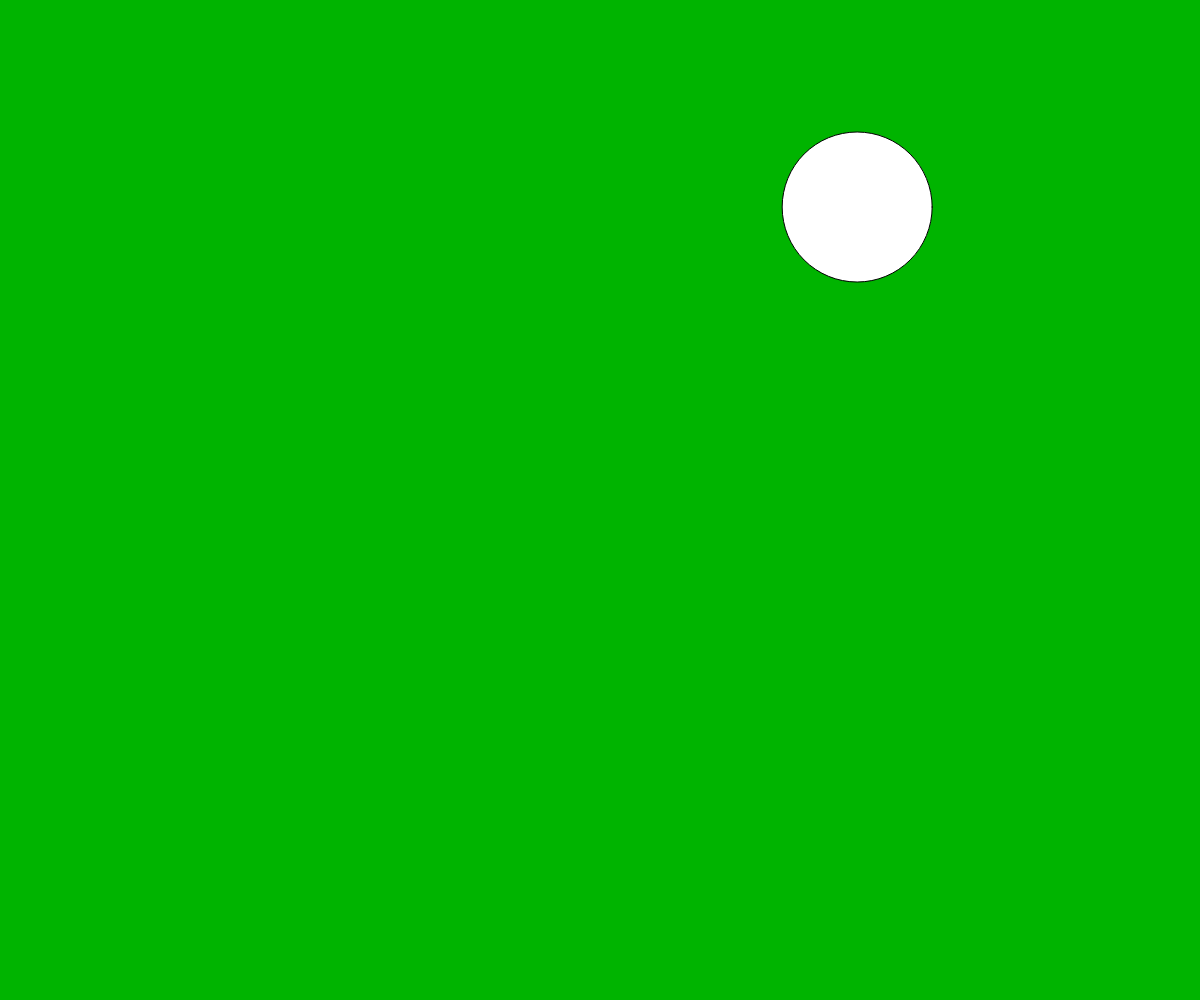
Frame 1 (no input)
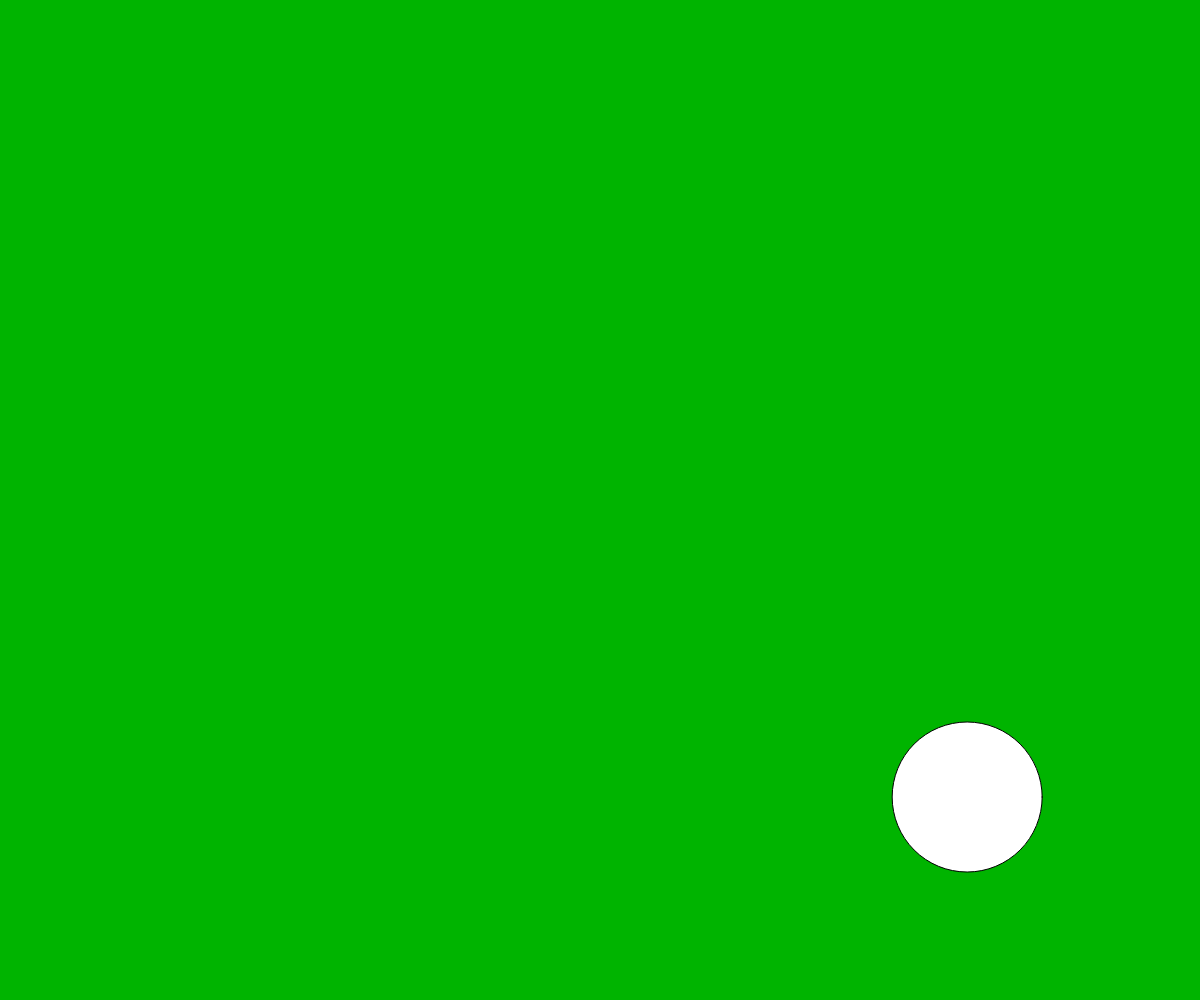
Frame 60 (no input)
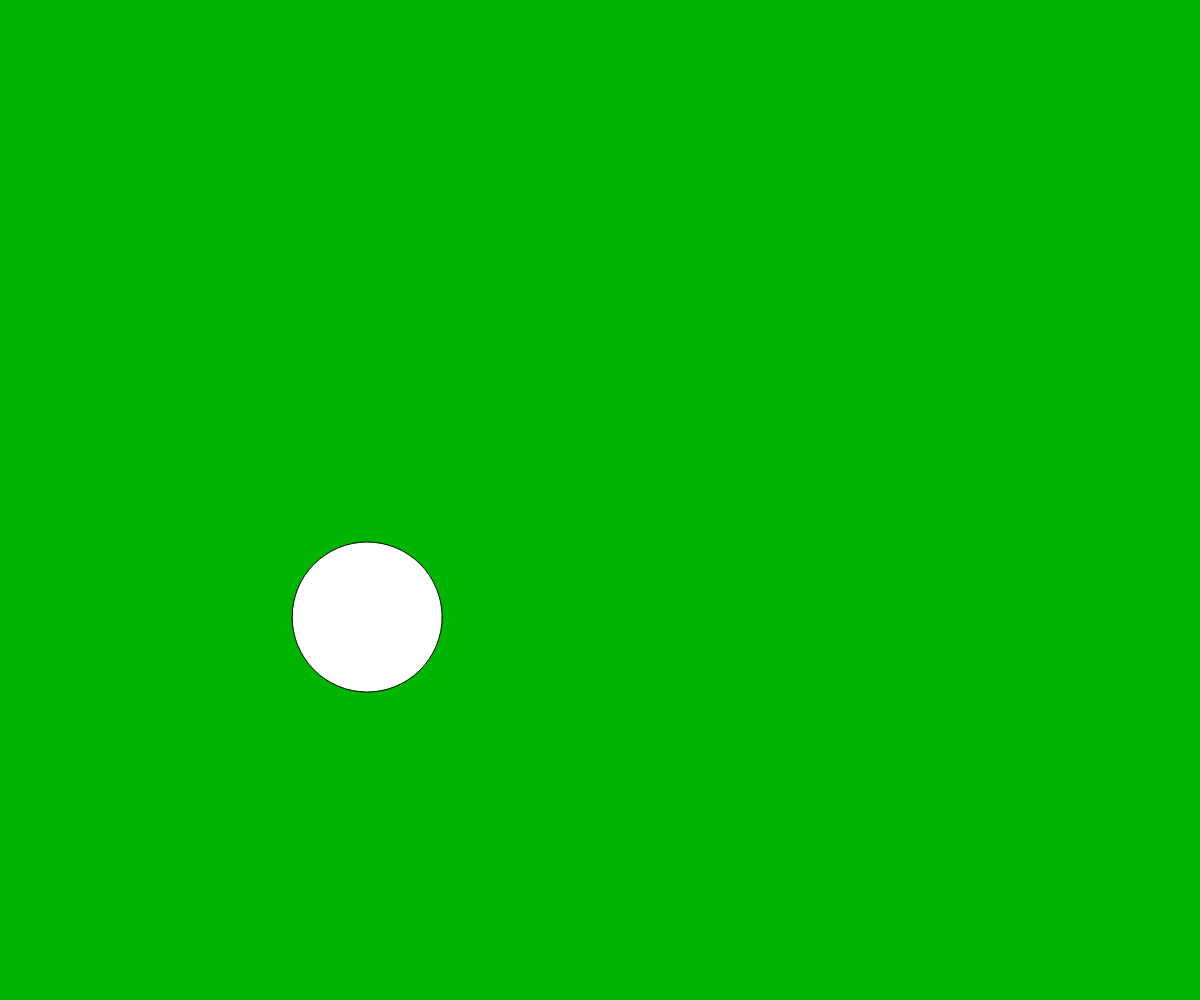
Frame 120 (the mouse pressed at the canvas centre since frame 60)

The p5.js sketch that drew these frames (run headless with seeded random() and noise() and a simulated clock; from frame 60 on, the mouse is pressed at the canvas centre):

// p5.js sketch
// ── sketch.js
let x = 10;
let y = 10;
let xspeed = 10;
let yspeed = 10;

function setup() {
    createCanvas(windowWidth, windowHeight);
   x = random(windowWidth);
   y = random(windowHeight);
}



function draw() {
    background(0, 180, 0);
	//distance from center of the screen
	const d = dist(windowWidth/2, windowHeight/2);

  	
  	ellipse (x, y, 150, 150);

  	//bouncing horizontally
 	 x = x + xspeed;
  	
  	 if (x > windowWidth || x < 0)  {
         xspeed = -xspeed;
  	}

  	//bouncing veritcally
  	y = y + yspeed;

  	if (y > windowHeight || y < 0) {
	 	  yspeed = -yspeed;
  	} 
    

}

function mouseClicked() {
    let distance = dist(mouseX, mouseY, x, y)

    if (distance <= 150) {
        fill(random(0, 225), random(0, 225), random(0, 225));
    }
}

function accelerationX() {
    if (x => windowWidth) {
        xspeed++;
    }
}

function accelerationY() {
    if (x => windowHeight) {
        yspeed++;
    }
}
